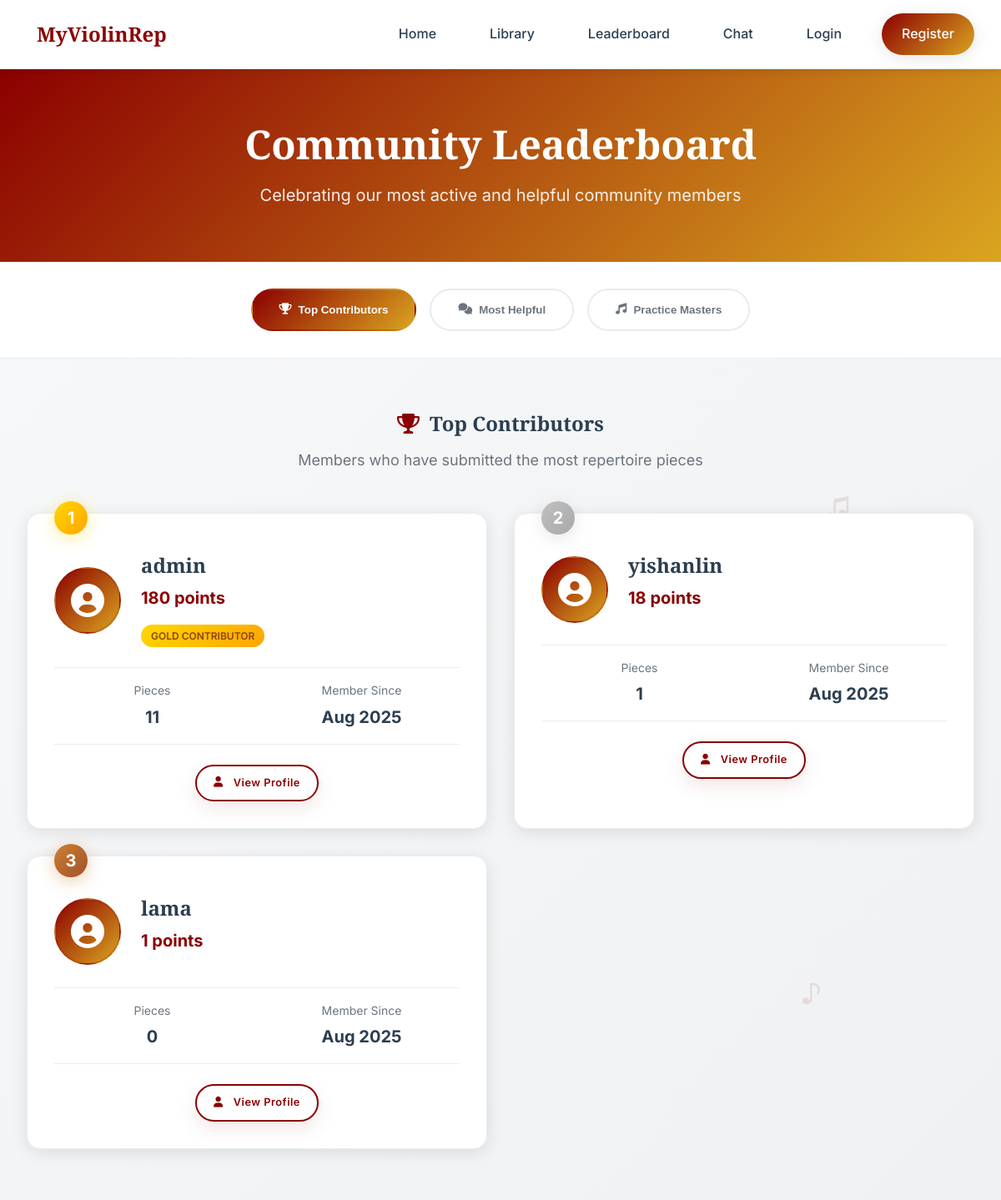
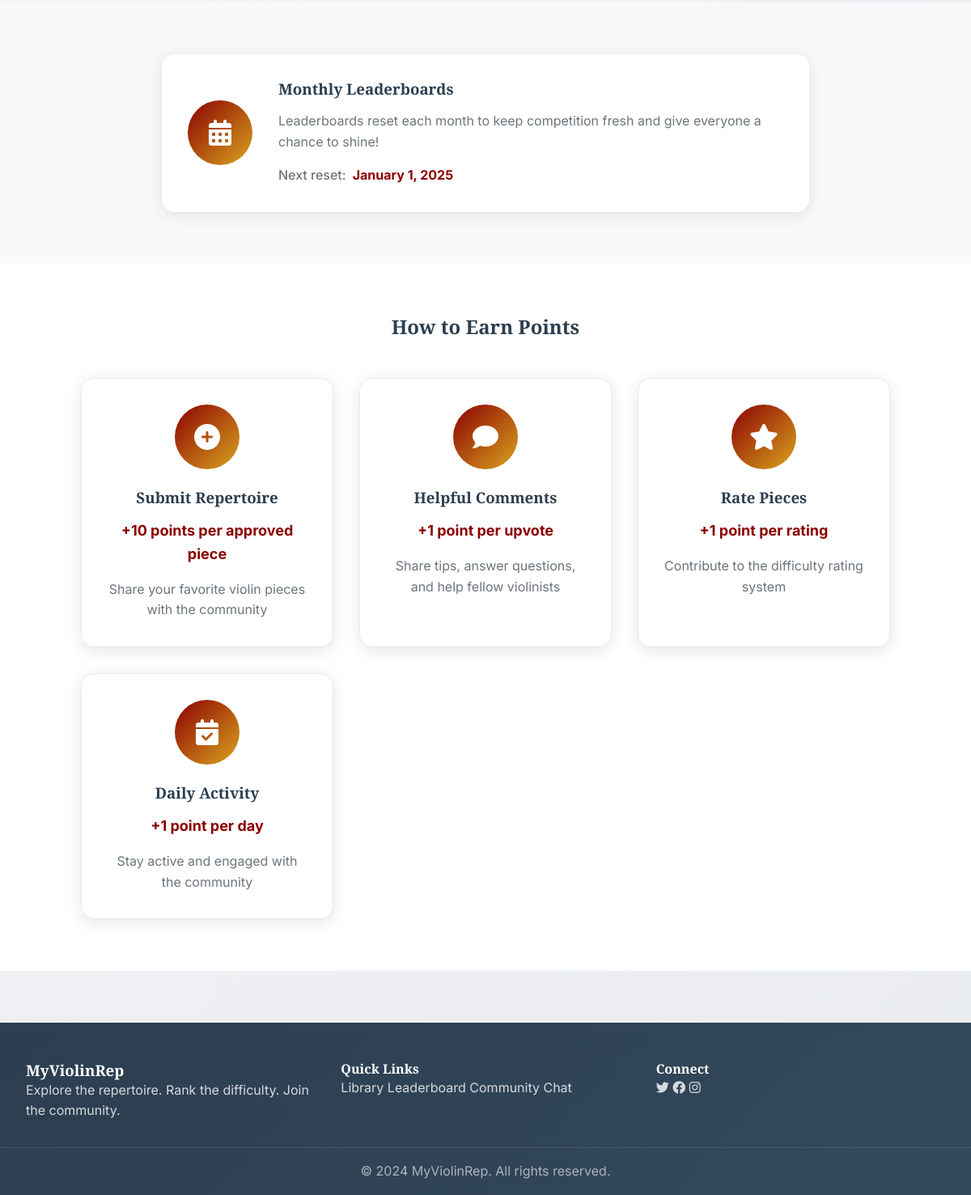
The app's page /leaderboard with its own data (2 pictures, top to bottom).
### app.py (models this page shows)
class User(UserMixin, db.Model):
    id = db.Column(db.Integer, primary_key=True)
    username = db.Column(db.String(80), unique=True, nullable=False)
    email = db.Column(db.String(120), unique=True, nullable=False)
    password_hash = db.Column(db.String(120), nullable=False)
    bio = db.Column(db.Text)
    avatar = db.Column(db.String(200))
    country = db.Column(db.String(100))
    currently_practicing = db.Column(db.String(200))
    join_date = db.Column(db.DateTime, default=datetime.utcnow)
    contribution_score = db.Column(db.Integer, default=0)
    forum_score = db.Column(db.Integer, default=0)
    ratings = db.relationship('Rating', backref='user', lazy=True)
    comments = db.relationship('Comment', backref='user', lazy=True)
    submissions = db.relationship('Piece', backref='submitter', lazy=True)
    sent_messages = db.relationship('Message', foreign_keys='Message.sender_id', backref='sender', lazy=True)
    received_messages = db.relationship('Message', foreign_keys='Message.recipient_id', backref='recipient', lazy=True)
    favorites = db.relationship('Favorite', backref='user', lazy=True)

### app.py (the view)
@app.route('/leaderboard')
def leaderboard():
    top_contributors = User.query.order_by(User.contribution_score.desc()).limit(10).all()
    top_forum_users = User.query.order_by(User.forum_score.desc()).limit(10).all()
    return render_template('leaderboard.html',
                         top_contributors=top_contributors,
                         top_forum_users=top_forum_users)

### templates/leaderboard.html (shortened to what this page needs)
{% extends "base.html" %}
{% block content %}
<section class="leaderboard-header">
    <div class="container">
        <div class="header-content">
            <h1 class="page-title">Community Leaderboard</h1>
            <p class="page-subtitle">Celebrating our most active and helpful community members</p>
        </div>
    </div>
</section>
<section class="leaderboard-nav">
    <div class="container">
        <div class="nav-tabs">
            <button class="tab-btn active" onclick="showTab('contributors')">
                <i class="fas fa-trophy"></i>
                Top Contributors
            </button>
            <button class="tab-btn" onclick="showTab('forum')">
                <i class="fas fa-comments"></i>
                Most Helpful
            </button>
            <button class="tab-btn" onclick="showTab('practice')">
                <i class="fas fa-music"></i>
                Practice Masters
            </button>
        </div>
    </div>
</section>
<section class="leaderboard-section active" id="contributors-tab">
    <div class="container">
        <div class="section-header">
            <h2><i class="fas fa-trophy"></i> Top Contributors</h2>
            <p>Members who have submitted the most repertoire pieces</p>
        </div>
        <div class="leaderboard-grid">
            {% for user in top_contributors %}
            <div class="leaderboard-card" data-aos="fade-up" data-aos-delay="{{ loop.index * 100 }}">
                <div class="rank-badge rank-{{ loop.index }}">
                    {{ loop.index }}
                </div>
                <div class="user-info">
                    <div class="user-avatar">
                        <i class="fas fa-user-circle"></i>
                    </div>
                    <div class="user-details">
                        <h3>{{ user.username }}</h3>
                        <p class="user-score">{{ user.contribution_score }} points</p>
                        <div class="user-badges">
                            {% if user.contribution_score >= 100 %}
                                <span class="badge gold">Gold Contributor</span>
                            {% elif user.contribution_score >= 50 %}
                                <span class="badge silver">Silver Contributor</span>
                            {% elif user.contribution_score >= 20 %}
                                <span class="badge bronze">Bronze Contributor</span>
                            {% endif %}
                        </div>
                    </div>
                </div>
                <div class="user-stats">
                    <div class="stat-item">
                        <span class="stat-label">Pieces</span>
                        <span class="stat-value">{{ user.submissions|length }}</span>
                    </div>
                    <div class="stat-item">
                        <span class="stat-label">Member Since</span>
                        <span class="stat-value">{{ user.join_date.strftime('%b %Y') }}</span>
                    </div>
                </div>
                <div class="user-actions">
                    <a href="{{ url_for('profile', username=user.username) }}" class="btn btn-outline btn-sm">
                        <i class="fas fa-user"></i>
                        View Profile
                    </a>
                </div>
            </div>
            {% endfor %}
        </div>
    </div>
</section>
<section class="reset-info">
    <div class="container">
        <div class="info-card">
            <div class="info-icon">
                <i class="fas fa-calendar-alt"></i>
            </div>
            <div class="info-content">
                <h3>Monthly Leaderboards</h3>
                <p>Leaderboards reset each month to keep competition fresh and give everyone a chance to shine!</p>
                <div class="next-reset">
                    <span class="reset-label">Next reset:</span>
                    <span class="reset-date">January 1, 2025</span>
                </div>
            </div>
        </div>
    </div>
</section>
<section class="points-guide">
    <div class="container">
        <h2>How to Earn Points</h2>
        <div class="points-grid">
            <div class="point-card">
                <div class="point-icon">
                    <i class="fas fa-plus-circle"></i>
                </div>
                <h3>Submit Repertoire</h3>
                <p class="point-value">+10 points per approved piece</p>
                <p>Share your favorite violin pieces with the community</p>
            </div>
            <div class="point-card">
                <div class="point-icon">
                    <i class="fas fa-comment"></i>
                </div>
                <h3>Helpful Comments</h3>
                <p class="point-value">+1 point per upvote</p>
                <p>Share tips, answer questions, and help fellow violinists</p>
            </div>
            <div class="point-card">
                <div class="point-icon">
                    <i class="fas fa-star"></i>
                </div>
                <h3>Rate Pieces</h3>
                <p class="point-value">+1 point per rating</p>
                <p>Contribute to the difficulty rating system</p>
            </div>
            <div class="point-card">
                <div class="point-icon">
                    <i class="fas fa-calendar-check"></i>
                </div>
                <h3>Daily Activity</h3>
                <p class="point-value">+1 point per day</p>
                <p>Stay active and engaged with the community</p>
            </div>
        </div>
    </div>
</section>
{% endblock %}
{% block extra_css %}
<link href="https://unpkg.com/aos@2.3.1/dist/aos.css" rel="stylesheet">
{% endblock %}

### static/css/style.css (style rules this page uses)
* { margin: 0; padding: 0; box-sizing: border-box; }
:root { --primary-burgundy: #8B0000; --primary-gold: #DAA520; --secondary-navy: #1e3a8a; --secondary-silver: #94a3b8; --accent-champagne: #f4e4bc; --text-dark: #2c3e50; --text-muted: #6c757d; --bg-light: #f8f9fa; --white: #ffffff; --shadow-light: 0 4px 20px rgba(0, 0, 0, 0.1); --shadow-medium: 0 8px 40px rgba(0, 0, 0, 0.15); --shadow-heavy: 0 16px 60px rgba(0, 0, 0, 0.2); --border-radius: 16px; --transition: all 0.3s cubic-bezier(0.4, 0, 0.2, 1); }
body { font-family: 'Inter', -apple-system, BlinkMacSystemFont, 'Segoe UI', Roboto, sans-serif; line-height: 1.6; color: var(--text-dark); background: linear-gradient(135deg, #f8f9fa 0%, #e9ecef 100%); overflow-x: hidden; }
h1, h2, h3, h4, h5, h6 { font-family: 'Playfair Display', Georgia, serif; font-weight: 700; line-height: 1.2; }
.container { max-width: 1200px; margin: 0 auto; padding: 0 2rem; }
.btn { display: inline-flex; align-items: center; gap: 0.75rem; padding: 0.875rem 1.75rem; border: none; border-radius: 25px; font-size: 0.875rem; font-weight: 600; text-decoration: none; cursor: pointer; transition: all 0.3s ease; position: relative; overflow: hidden; text-transform: none; letter-spacing: 0.5px; }
.btn::before { content: ''; position: absolute; top: 0; left: -100%; width: 100%; height: 100%; background: linear-gradient(90deg, transparent, rgba(255, 255, 255, 0.2), transparent); transition: left 0.5s ease; }
.btn-outline { background: transparent; color: #8B0000; border: 2px solid #8B0000; box-shadow: 0 8px 25px rgba(139, 0, 0, 0.1); }
.btn-sm { padding: 0.625rem 1.25rem; font-size: 0.8rem; }
.badge { background: linear-gradient(135deg, var(--primary-burgundy), var(--primary-gold)); color: white; padding: 0.25rem 0.75rem; border-radius: 20px; font-size: 0.75rem; font-weight: 600; text-transform: uppercase; }
.badge.gold { background: linear-gradient(135deg, #FFD700, #FFA500); color: #8B4513; }
.user-avatar { width: 45px; height: 45px; border-radius: 50%; border: 2px solid rgba(139, 0, 0, 0.2); background: #f8f9fa; display: flex; align-items: center; justify-content: center; cursor: pointer; transition: all 0.3s ease; font-size: 1.2rem; color: #8B0000; overflow: hidden; }
.page-title { font-size: 3rem; margin-bottom: 1rem; }
.page-subtitle { font-size: 1.25rem; opacity: 0.9; }

### records on screen
User: username "admin", contribution_score "180", shows "GOLD CONTRIBUTOR", submissions|length "11", join_date "Aug 2025"
User: username "yishanlin", contribution_score "18", submissions|length "1", join_date "Aug 2025"
User: username "lama", contribution_score "1", submissions|length "0", join_date "Aug 2025"
